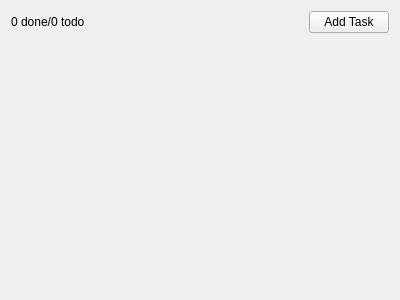
<?xml version="1.0" encoding="UTF-8"?>
<ui version="4.0">
 <class>MainWindow</class>
 <widget class="QMainWindow" name="MainWindow">
  <property name="geometry">
   <rect>
    <x>0</x>
    <y>0</y>
    <width>400</width>
    <height>300</height>
   </rect>
  </property>
  <property name="windowTitle">
   <string>ToDo</string>
  </property>
  <widget class="QWidget" name="centralWidget">
   <layout class="QVBoxLayout" name="verticalLayout_4">
    <item>
     <layout class="QHBoxLayout" name="toolbarLayout">
      <item>
       <widget class="QLabel" name="statusLabel">
        <property name="text">
         <string>0 done/0 todo</string>
        </property>
        <property name="textFormat">
         <enum>Qt::PlainText</enum>
        </property>
       </widget>
      </item>
      <item>
       <spacer name="horizontalSpacer">
        <property name="orientation">
         <enum>Qt::Horizontal</enum>
        </property>
        <property name="sizeHint" stdset="0">
         <size>
          <width>40</width>
          <height>20</height>
         </size>
        </property>
       </spacer>
      </item>
      <item>
       <widget class="QPushButton" name="addTaskButton">
        <property name="text">
         <string>Add Task</string>
        </property>
       </widget>
      </item>
     </layout>
    </item>
    <item>
     <layout class="QVBoxLayout" name="tasksLayout"/>
    </item>
    <item>
     <spacer name="verticalSpacer">
      <property name="orientation">
       <enum>Qt::Vertical</enum>
      </property>
      <property name="sizeHint" stdset="0">
       <size>
        <width>20</width>
        <height>40</height>
       </size>
      </property>
     </spacer>
    </item>
   </layout>
  </widget>
 </widget>
 <layoutdefault spacing="6" margin="11"/>
 <resources/>
 <connections/>
</ui>
